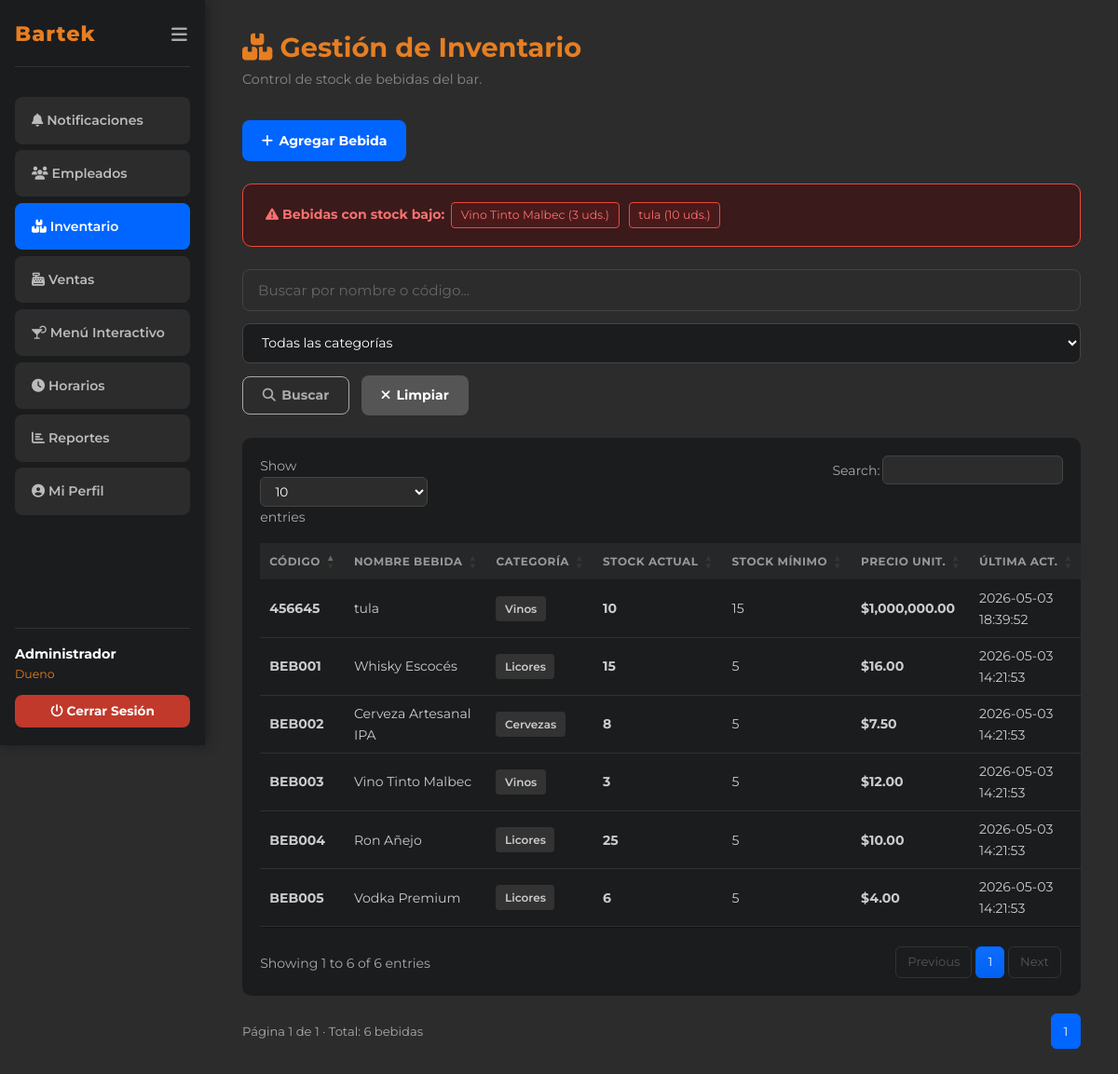
Page /inventario (signed in) on the committed database.
### tables this page shows
CREATE TABLE `inventario` (
  `id` int(10) UNSIGNED NOT NULL,
  `categoria_id` int(10) UNSIGNED NOT NULL,
  `codigo` varchar(20) NOT NULL,
  `nombre` varchar(120) NOT NULL,
  `stock_actual` int(10) UNSIGNED NOT NULL DEFAULT 0,
  `stock_minimo` int(10) UNSIGNED NOT NULL DEFAULT 5,
  `precio_unitario` decimal(10,2) NOT NULL DEFAULT 0.00,
  `activo` tinyint(1) NOT NULL DEFAULT 1,
  `actualizado_en` datetime NOT NULL DEFAULT current_timestamp() ON UPDATE current_timestamp(),
  `creado_en` datetime NOT NULL DEFAULT current_timestamp()
);

CREATE TABLE `categorias_menu` (
  `id` int(10) UNSIGNED NOT NULL,
  `nombre` varchar(80) NOT NULL,
  `descripcion` text DEFAULT NULL,
  `activa` tinyint(1) NOT NULL DEFAULT 1,
  `creado_en` datetime NOT NULL DEFAULT current_timestamp()
);

### app/controllers/BaseController.php (called while the page is built, shortened)
<?php
class BaseController
{
    protected function render(string $vista, array $datos = [], string $layout = 'dashboard'): void
    {
        extract($datos, EXTR_SKIP);
        $rutaVista  = BASE_PATH . '/app/views/' . $vista . '.php';
        require $rutaVista;
    }
    protected function limpiarTexto(string $valor, int $maxLen = 255): string
    {
        return mb_substr(
            htmlspecialchars(strip_tags(trim($valor)), ENT_QUOTES, 'UTF-8'),
            0,
            $maxLen
        );
    }
    protected function get(string $campo, int $maxLen = 255, string $default = ''): string
    {
        return $this->limpiarTexto($_GET[$campo] ?? $default, $maxLen);
    }
    protected function entero(string $campo, string $fuente = 'get', int $default = 0): int
    {
        $valor = ($fuente === 'post') ? ($_POST[$campo] ?? $default) : ($_GET[$campo] ?? $default);
        return (int) filter_var($valor, FILTER_SANITIZE_NUMBER_INT);
    }
}

### app/controllers/InventarioController.php (called while the page is built, shortened)
<?php
require_once BASE_PATH . '/app/controllers/BaseController.php';
class InventarioController extends BaseController
{
    private InventarioModel $modelo;
    private MenuModel       $menuModel;
    public function __construct()
    {
        $this->modelo    = new InventarioModel();
        $this->menuModel = new MenuModel();
    }
    public function index(): void
    {
        $pagina   = max(1, $this->entero('pagina', 'get', 1));
        $busqueda = $this->get('busqueda');
        $catId    = $this->entero('categoria', 'get', 0);
        $bebidas     = $this->modelo->obtenerTodos($busqueda, $catId, $pagina);
        $total       = $this->modelo->contarFiltrados($busqueda, $catId);
        $categorias  = $this->menuModel->obtenerCategorias();
        $stockBajo   = $this->modelo->obtenerStockBajo();
        $this->render('inventario/index', [
            'titulo'       => 'Inventario - Bartek',
            'bebidas'      => $bebidas,
            'categorias'   => $categorias,
            'stockBajo'    => $stockBajo,
            'busqueda'     => $busqueda,
            'catFiltro'    => $catId,
            'paginaActual' => $pagina,
            'totalPaginas' => (int) ceil($total / ITEMS_POR_PAGINA),
            'total'        => $total,
            'flash'        => obtenerFlash(),
        ]);
    }
}

### config/database.php (called while the page is built, shortened)
<?php
class Database
{
    private static ?Database $instancia = null;
    private PDO $pdo;
    private function __construct()
    {
        $dsn = sprintf(
            'mysql:host=%s;port=%s;dbname=%s;charset=%s',
            DB_HOST, DB_PORT, DB_NAME, DB_CHARSET
        );
        $opciones = [
            PDO::ATTR_ERRMODE            => PDO::ERRMODE_EXCEPTION,
            PDO::ATTR_DEFAULT_FETCH_MODE => PDO::FETCH_ASSOC,
            PDO::ATTR_EMULATE_PREPARES   => false,
            PDO::MYSQL_ATTR_FOUND_ROWS   => true,
        ];
        try {
            $this->pdo = new PDO($dsn, DB_USER, DB_PASS, $opciones);
        } catch (PDOException $e) {
            error_log('[Bartek][DB] Error de conexión: ' . $e->getMessage());
            die(json_encode(['error' => 'Error interno del servidor. Intente más tarde.']));
        }
    }
    public static function obtenerInstancia(): Database
    {
        if (self::$instancia === null) {
            self::$instancia = new self();
        }
        return self::$instancia;
    }
    public function obtenerConexion(): PDO
    {
        return $this->pdo;
    }
}

### app/models/InventarioModel.php (called while the page is built, shortened)
<?php
require_once BASE_PATH . '/app/models/BaseModel.php';
class InventarioModel extends BaseModel
{
    public function obtenerTodos(
        string $busqueda = '',
        int $catId = 0,
        int $pagina = 1,
        int $porPagina = ITEMS_POR_PAGINA
    ): array {
        $params = [':activo' => 1];
        $where  = 'i.activo = :activo';
        $offset = ($pagina - 1) * $porPagina;
        $sql    = "SELECT i.id, i.codigo, i.nombre, c.nombre AS categoria,
                          i.stock_actual, i.stock_minimo, i.precio_unitario, i.actualizado_en
                   FROM inventario i
                   INNER JOIN categorias_menu c ON c.id = i.categoria_id
                   WHERE {$where}
                   ORDER BY i.nombre ASC
                   LIMIT :limite OFFSET :offset";
        $stmt = $this->db->prepare($sql);
        foreach ($params as $k => $v) {
            $stmt->bindValue($k, $v);
        }
        $stmt->bindValue(':limite', $porPagina, PDO::PARAM_INT);
        $stmt->bindValue(':offset', $offset,    PDO::PARAM_INT);
        $stmt->execute();
        return $stmt->fetchAll();
    }
    public function contarFiltrados(string $busqueda = '', int $catId = 0): int
    {
        $params = [':activo' => 1];
        $where  = 'activo = :activo';
        $sql = "SELECT COUNT(*) AS total FROM inventario WHERE {$where}";
        $res = $this->consultarUno($sql, $params);
        return (int)($res['total'] ?? 0);
    }
    public function obtenerStockBajo(): array
    {
        $sql = 'SELECT i.codigo, i.nombre, i.stock_actual, i.stock_minimo
                FROM inventario i
                WHERE i.activo = 1 AND i.stock_actual <= i.stock_minimo
                ORDER BY i.stock_actual ASC';
        return $this->consultarTodos($sql);
    }
}

### app/models/BaseModel.php (called while the page is built, shortened)
<?php
class BaseModel
{
    protected PDO $db;
    public function __construct()
    {
        $this->db = Database::obtenerInstancia()->obtenerConexion();
    }
    protected function consultarTodos(string $sql, array $params = []): array
    {
        try {
            $stmt = $this->db->prepare($sql);
            $stmt->execute($params);
            return $stmt->fetchAll();
        } catch (PDOException $e) {
            error_log('[Bartek][Model] consultarTodos: ' . $e->getMessage());
            return [];
        }
    }
    protected function consultarUno(string $sql, array $params = []): array|false
    {
        try {
            $stmt = $this->db->prepare($sql);
            $stmt->execute($params);
            return $stmt->fetch();
        } catch (PDOException $e) {
            error_log('[Bartek][Model] consultarUno: ' . $e->getMessage());
            return false;
        }
    }
}

### app/views/inventario/index.php (the view, shortened to what this page needs)
<div class="page-header">
    <h1 class="page-title"><i class="fas fa-boxes" aria-hidden="true"></i> Gestión de Inventario</h1>
    <p class="page-subtitle">Control de stock de bebidas del bar.</p>
</div>
<div class="action-buttons">
    <a href="<?= BASE_URL ?>/inventario/crear" class="btn-primary"><i class="fas fa-plus" aria-hidden="true"></i> Agregar Bebida</a>
</div>
<?php if (!empty($stockBajo)): ?>
<div class="stock-alert-box">
    <strong><i class="fas fa-exclamation-triangle" aria-hidden="true"></i> Bebidas con stock bajo:</strong>
    <?php foreach ($stockBajo as $s): ?>
        <span class="alert-badge">
            <?= htmlspecialchars($s['nombre'], ENT_QUOTES, 'UTF-8') ?>
            (<?= (int)$s['stock_actual'] ?> uds.)
        </span>
    <?php endforeach; ?>
</div>
<?php endif; ?>
<form method="GET" action="<?= BASE_URL ?>/inventario" class="controls-section">
    <input type="text" name="busqueda" class="search-bar"
           placeholder="Buscar por nombre o código..."
           value="<?= htmlspecialchars($busqueda, ENT_QUOTES, 'UTF-8') ?>">
    <select name="categoria" class="filter-dropdown">
        <option value="0">Todas las categorías</option>
    </select>
    <button type="submit" class="btn-filter"><i class="fas fa-search" aria-hidden="true"></i> Buscar</button>
    <a href="<?= BASE_URL ?>/inventario" class="btn-secondary"><i class="fas fa-times" aria-hidden="true"></i> Limpiar</a>
</form>
<div class="table-section">
    <table class="bartek-datatable" id="tablaInventario">
        <thead>
            <tr>
                <th>Código</th>
                <th>Nombre Bebida</th>
                <th>Categoría</th>
                <th>Stock Actual</th>
                <th>Stock Mínimo</th>
                <th>Precio Unit.</th>
                <th>Última Act.</th>
            </tr>
        </thead>
        <tbody>
            <?php if (empty($bebidas)): ?>
                <tr>
                    <td colspan="8" class="text-center text-muted">No se encontraron bebidas.</td>
                </tr>
            <?php else: ?>
                <?php foreach ($bebidas as $b): ?>
                <?php
                    $stockClase = 'stock-ok';
                    if ($b['stock_actual'] <= $b['stock_minimo']) {
                        $stockClase = $b['stock_actual'] <= 2 ? 'stock-low' : 'stock-medium';
                    }
                ?>
                <tr>
                    <td class="id-cell"><?= htmlspecialchars($b['codigo'],        ENT_QUOTES, 'UTF-8') ?></td>
                    <td><?= htmlspecialchars($b['nombre'],                         ENT_QUOTES, 'UTF-8') ?></td>
                    <td><span class="category-badge"><?= htmlspecialchars($b['categoria'], ENT_QUOTES, 'UTF-8') ?></span></td>
                    <td class="<?= $stockClase ?>"><?= (int)$b['stock_actual'] ?></td>
                    <td><?= (int)$b['stock_minimo'] ?></td>
                    <td class="price-cell">$<?= number_format((float)$b['precio_unitario'], 2) ?></td>
                    <td><?= htmlspecialchars($b['actualizado_en'], ENT_QUOTES, 'UTF-8') ?></td>
                </tr>
                <?php endforeach; ?>
            <?php endif; ?>
        </tbody>
    </table>
</div>
<div class="pagination-section">
    <div class="pagination-info">
        Página <?= (int)$paginaActual ?> de <?= (int)$totalPaginas ?> · Total: <?= (int)$total ?> bebidas
    </div>
    <div class="pagination-controls">
        <?php for ($i = 1; $i <= $totalPaginas; $i++): ?>
            <a href="?pagina=<?= $i ?>&busqueda=<?= urlencode($busqueda) ?>&categoria=<?= (int)$catFiltro ?>"
               class="pagination-btn <?= $i === (int)$paginaActual ? 'active' : '' ?>"><?= $i ?></a>
        <?php endfor; ?>
    </div>
</div>

### public/css/style.css (style rules this page uses)
*, *::before, *::after { box-sizing: border-box; margin: 0; padding: 0; }
html { font-size: 16px; scroll-behavior: smooth; }
body { background-color: #2C2C2C; font-family: 'Montserrat', sans-serif; font-size: 1rem; color: #ccc; line-height: 1.6; min-height: 100vh; }
h1, h2, h3, h4 { font-weight: 700; line-height: 1.3; }
a { color: #E67E22; text-decoration: none; transition: color 0.3s ease; }
input[type="text"], input[type="email"], input[type="password"], input[type="tel"], input[type="number"], input[type="date"], input[type="time"], select, textarea { width: 100%; padding: 0.75rem 1rem; border: 1px solid #444; border-radius: 8px; background-color: #2C2C2C; color: #fff; font-family: 'Montserrat', sans-serif; font-size: 0.95rem; transition: border-color 0.3s, box-shadow 0.3s; }
input::placeholder, textarea::placeholder { color: #666; }
select option { background-color: #1a1c1e; }
button, .btn-form, .btn-info { display: inline-flex; align-items: center; justify-content: center; gap: 0.4rem; padding: 0.75rem 1.8rem; border: none; border-radius: 25px; font-family: 'Montserrat', sans-serif; font-weight: 700; font-size: 0.95rem; cursor: pointer; transition: background 0.3s, box-shadow 0.3s, transform 0.15s; text-decoration: none; }

### public/css/datatables-custom.css (style rules this page uses)
table.dataTable thead th.sorting, table.dataTable thead th.sorting_asc, table.dataTable thead th.sorting_desc { cursor: pointer; color: #999; font-size: 0.75rem; text-transform: uppercase; letter-spacing: 0.5px; }
table.dataTable thead th.sorting_asc::after { content: ' ▲'; color: #E67E22; }

### rows in the picture
inventario: nombre "Vino Tinto Malbec", stock_actual "3", codigo "BEB003", categoria.nombre "Vinos", stock_minimo "5", precio_unitario "12.00", actualizado_en "2026-05-03 14:21:53"
inventario: nombre "tula", stock_actual "10", codigo "456645", categoria.nombre "Vinos", stock_minimo "15", precio_unitario "1,000,000.00", actualizado_en "2026-05-03 18:39:52"
inventario: codigo "BEB002", nombre "Cerveza Artesanal IPA", categoria.nombre "Cervezas", stock_actual "8", stock_minimo "5", precio_unitario "7.50", actualizado_en "2026-05-03 14:21:53"
inventario: codigo "BEB004", nombre "Ron Añejo", categoria.nombre "Licores", stock_actual "25", stock_minimo "5", precio_unitario "10.00", actualizado_en "2026-05-03 14:21:53"
inventario: codigo "BEB005", nombre "Vodka Premium", categoria.nombre "Licores", stock_actual "6", stock_minimo "5", precio_unitario "4.00", actualizado_en "2026-05-03 14:21:53"
inventario: codigo "BEB001", nombre "Whisky Escocés", categoria.nombre "Licores", stock_actual "15", stock_minimo "5", precio_unitario "16.00", actualizado_en "2026-05-03 14:21:53"

### other values in the picture
$_SESSION['usuario_nombre'] "Administrador"
$_SESSION['usuario_rol'] "Dueno"
$paginaActual "1"
$totalPaginas "1"
$total "6"
